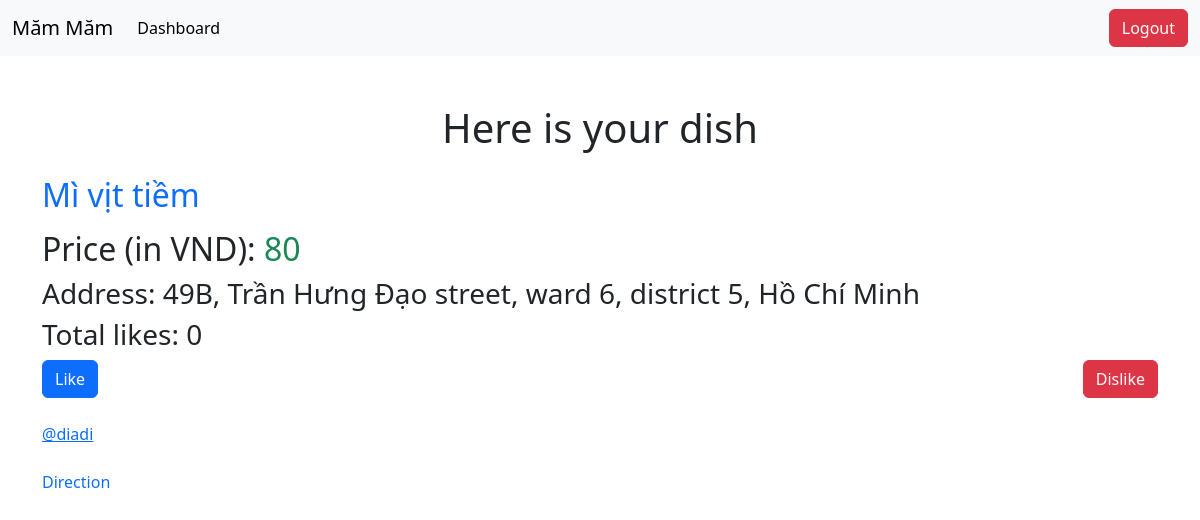
Screenshot of /dashboard/11 (signed in) with the database file from the repository.
### myapp/models.py (models this page shows, shortened)
class Dish(models.Model):
    name = models.CharField(max_length=200)
    link = models.URLField(max_length=200)
    code = models.CharField(max_length=300)
    price = models.CharField(max_length=20)
    description = models.CharField(max_length=300)
    total_like = models.IntegerField(default=0)
    likers = models.ManyToManyField(User, blank=True)

class Address(models.Model):
    dish = models.ForeignKey(Dish, on_delete=models.CASCADE, related_name="address")
    number = models.CharField(max_length=20)
    street = models.CharField(max_length=50)
    district = models.CharField(max_length=20)
    ward = models.CharField(max_length=20)
    city = models.CharField(max_length=20)
    is_primary = models.BooleanField(default=True)
    class Meta:
        constraints = [
            models.UniqueConstraint(
                fields=['dish'],
                condition=Q(is_primary=True),
                name='unique_primary_per_dish'
            )
        ]

### myapp/views.py (the view)
# urls.py: path("dashboard/<int:dish_id>", detail, name="detail"),
@login_required(login_url="login")
def detail(request, dish_id):
    dish = get_object_or_404(Dish, id=dish_id)
    address = dish.address.filter(is_primary=True).first()
    msg = None
    if request.user.is_authenticated:
        if dish.likers.filter(id=request.user.id).exists():
            msg = "liked"
    if msg == None:
        if (request.GET.get('likebtn')):
            dish.total_like = F("total_like")+1
            dish.likers.add(request.user)
            dish.save()
            return HttpResponseRedirect(reverse("myapp:detail", args=(dish.id,)))
    else:
        if (request.GET.get('dislikebtn')):
            dish.total_like = F("total_like")-1
            dish.likers.remove(request.user)
            dish.save()
            return HttpResponseRedirect(reverse("myapp:detail", args=(dish.id,)))
    context = {
        "dish": dish,
        "address": address,
        "msg": msg
    }
    return render(request, "myapp/detail.html", context)

### myapp/templates/myapp/detail.html (shortened to what this page needs)
<!DOCTYPE html>
{% load static %}
<html lang="en">
<head>
    <link href="https://cdn.jsdelivr.net/npm/bootstrap@5.3.3/dist/css/bootstrap.min.css" rel="stylesheet">
</head>
<body>
    <nav class="navbar navbar-expand-lg navbar-light bg-light">
        <div class="container-fluid">
          <a class="navbar-brand" href="{% url 'myapp:dashboard' %}">Măm Măm</a>
          <div class="collapse navbar-collapse" id="navbarNav">
            <ul class="navbar-nav me-auto">
              <li class="nav-item">
                <a class="nav-link active" aria-current="page" href="{% url 'myapp:dashboard' %}">Dashboard</a>
              </li>
            </ul>
            <div class="d-flex">
              <a href="{% url 'myapp:logout' %}" class="btn btn-danger">Logout</a>
            </div>
          </div>
        </div>
      </nav>
    <div class="container mt-5">
        <h1 class="text-center mb-4">Here is your dish</h1>
        <div class="mb-3">
            <h2 class="text-primary">{{ dish.name }}</h2>
        </div>
        <div>
            <div>
                <h2>Price (in VND): <span class="text-success">{{ dish.price}}</span></h2>
                <h3>
                    Address: {{address.number}}, {{ address.street }} street, ward {{ address.ward }}, district {{ address.district }}, {{ address.city }}
                </h3>
                <h3>Total likes: {{ dish.total_like }}</h3>
            </div>
        </div>
        <div class="d-flex justify-content-between mb-4">
            <form action="#" method="get">
                <input type="submit" value="Like" name="likebtn" class="btn btn-primary">
            </form>
            <form action="#" method="get">
                <input type="submit" value="Dislike" name="dislikebtn" class="btn btn-danger">
            </form>
        </div>
        <div class="mb-4">
            {{ dish.code|safe }}
        </div>
        <span class="badge rounded-pill"><a href="{%url 'myapp:map' dish.id%}" style="text-decoration: none;">Direction</a></span>
        <br></br>
    </div>
</body>
</html>

### rows the page displays
Dish: name "Mì vịt tiềm", price "80", total_like "0", code "@diadi"
Address: number "49B", street "Trần Hưng Đạo", ward "6", district "5", city "Hồ Chí Minh"
